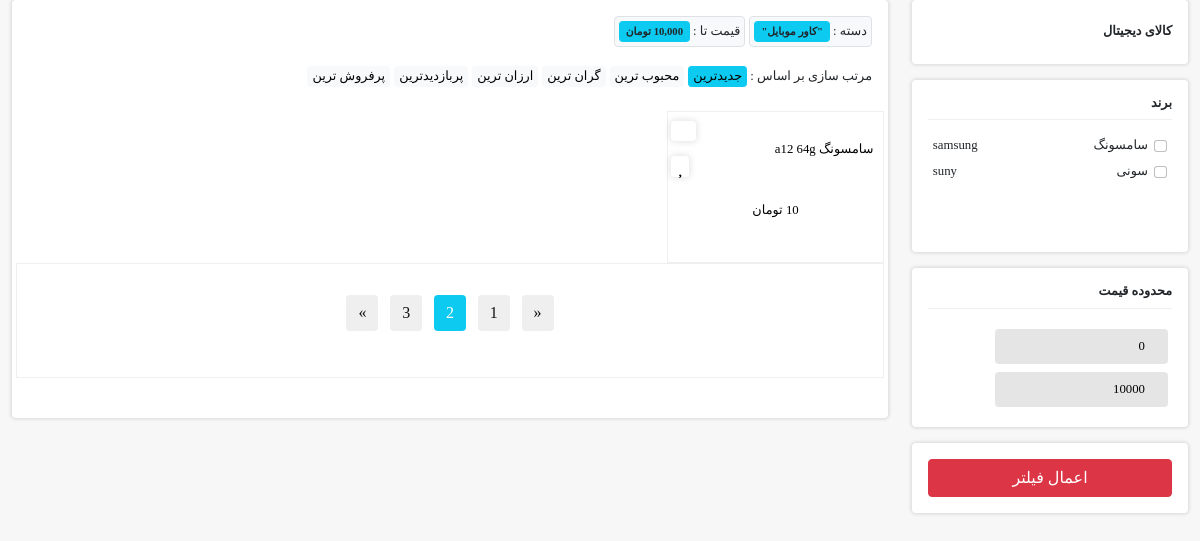
Page /product/category/Mobile Cover on the committed database.
### products/models.py (models this page shows, shortened)
class test_mixin(models.Model):
    title = models.CharField(max_length=100, verbose_name="عنوان(به فارسی)")
    url_name = models.CharField(max_length=300, verbose_name="عنوان در url(به انگلیسی)")
    is_active = models.BooleanField(default=True, verbose_name="فعال/غیرفعال")
    is_deleted = models.BooleanField(default=False, verbose_name="حذف شده/حذف نشده")
    class Meta:
        abstract = True

class category(test_mixin):
    title_category = models.ForeignKey('category', on_delete=models.CASCADE, verbose_name="دسته بنده", null=True,
                                       blank=True, related_name='children')
    class Meta:
        verbose_name = "دسته بنده ها"
        verbose_name_plural = "دسته بندی"

class Brands(test_mixin):
    title_english = models.CharField(max_length=200, verbose_name="نام برند(به انگلیسی)")
    class Meta:
        verbose_name = 'برند'
        verbose_name_plural = 'برند ها'

class Product(models.Model):
    image = models.ImageField(upload_to="products/images")
    name = models.CharField(max_length=100, db_index=True, verbose_name='عنوان')
    price = models.IntegerField(verbose_name="قیمت")
    short_body = models.CharField(verbose_name="توضیحات کوتاه", max_length=300, db_index=True)
    body = models.TextField(db_index=True, verbose_name="توضیحات")
    is_active = models.BooleanField(default=True, verbose_name="فعال/غیرفعال")
    is_deleted = models.BooleanField(default=False, verbose_name="حذف شده/حذف نشده")
    is_sale = models.BooleanField(null=True, default=False, verbose_name="محصول تخفیف دارد./ندارد")
    sale_price = models.DecimalField(verbose_name="درصد تخفیف", default=0, max_digits=3, decimal_places=2)
    slug = models.SlugField(default='', null=False, blank=True, max_length=200, unique=True,
                            verbose_name='عنوان در url', allow_unicode=True)
    category_product = models.ManyToManyField(category, verbose_name="دسته بندی",
                                              db_index=True, null=True)
    brand = models.ForeignKey(Brands, on_delete=models.CASCADE, verbose_name='برند', null=True, blank=True)
    class Meta:
        verbose_name = 'محصول '
        verbose_name_plural = 'محصولات '

### products/views.py (the view)
# urls.py: path('',views.productListView.as_view(),name='products'),
class productListView(ListView):
    model = Product
    context_object_name = 'products'
    template_name = 'product/list_product.html'
    def get_queryset(self):
        queryset = super().get_queryset()
        queryset = queryset.select_related('brand')
        queryset = queryset.prefetch_related('category_product')
        search = self.request.GET.get('search')
        if search is not None and search != '':
            queryset = queryset.filter(Q(name__icontains=search)
                                       | Q(short_body__icontains=search)
                                       | Q(body__icontains=search))
        start_price = self.request.GET.get('startPrice')
        end_price = self.request.GET.get('endPrice')
        if start_price is not None:
            queryset = queryset.filter(price__gte=start_price)
        if end_price is not None:
            queryset = queryset.filter(price__lte=end_price)
        if queryset:
            queryset = queryset.filter(is_active=True)
        categories = self.kwargs.get('cate_gory')
        if categories:
            queryset = queryset.filter(category_product__url_name__iexact=categories)
        brand_ids = self.request.GET.getlist('brand')
        if brand_ids:
            queryset = queryset.filter(brand_id__in=brand_ids).distinct()
        else:
            queryset = queryset.filter(is_active=True)
        return queryset
    def get_context_data(self,*args,**kwargs):
        context = super().get_context_data(*args,**kwargs)
        context['categories'] = get_all_categories()
        context['brands'] = Brands.objects.filter(is_active=True)
        max_l = Product.objects.aggregate(Max('price'))
        context['max_price'] = max_l
        context['start_price'] = int( self.request.GET.get('startPrice') or 0)
        context['end_price'] = int(self.request.GET.get('endPrice') or max_l['price__max'])
        brand_ids= self.request.GET.getlist('brand')
        if brand_ids is not None:
            context['filter_brand'] = Brands.objects.filter(id__in=brand_ids)
            context['brand_ids'] = brand_ids
        search = self.request.GET.get('search')
        if search is not None and search != '':
            context['search'] = search
        url_category = self.kwargs.get('cate_gory')
        CA = category.objects.filter(is_active=True,is_deleted=False,url_name__iexact=url_category).first()
        context['category'] = CA
        return context

### products/templates/product/list_product.html (shortened to what this page needs)
{% extends 'repository/base.html' %}
{% load humanize %}
{% load thumbnail %}
{% load poll_extras %}
{% block contend %}
<section class="">
        <section id="main-body-two-col" class="container-xxl body-container">
            <section class="row">
                <aside id="sidebar" class="sidebar col-md-3">
                    <section class="content-wrapper bg-white p-3 rounded-2 mb-3">
                        <section class="sidebar-nav">
                             {% for category in categories %}
                            <section class="sidebar-nav-item">
                                <span class="sidebar-nav-item-title"><a href="{% url 'products_category' cate_gory=category.url_name %}">{{ category.name }}</a>{% if category.subcategories %}<i class="fa fa-angle-left"></i>{% endif %} </span>
                            </section>
                            {% endfor %}
                        </section>
                    </section>
                    <section class="content-wrapper bg-white p-3 rounded-2 mb-3">
                        <section class="content-header mb-3">
                            <section class="d-flex justify-content-between align-items-center">
                                <h2 class="content-header-title content-header-title-small">
                                    برند
                                </h2>
                            </section>
                        </section>
                        <section class="sidebar-brand-wrapper">
                          <form method="get"  action="{% url 'products' %}" id="brands">
                            {% for brand in brands %}
                                <section class="form-check sidebar-brand-item">
                                     <input class="form-check-input" type="checkbox" name="brand" value="{{ brand.id }}" id="brand-{{ brand.id }}" {% if brand.id|stringformat:"s" in brand_ids %}checked{% endif %}>
                                    <label class="form-check-label d-flex justify-content-between" for="brand-{{ brand.id }}">
                        <span>{{ brand.title }}</span>
                         <span>{{ brand.title_english }}</span>
                    </label>
        </section>
    {% endfor %}
                              <br>
                              <br>
</form>
                        </section>
                    </section>
                    <section class="content-wrapper bg-white p-3 rounded-2 mb-3">
                        <section class="content-header mb-3">
                            <section class="d-flex justify-content-between align-items-center">
                                <h2 class="content-header-title content-header-title-small">
                                    محدوده قیمت
                                </h2>
                            </section>
                        </section>
                        <section class="sidebar-price-range d-flex justify-content-between">
                            <form method="get" action="{% url 'products' %}" id="form_price">
                            <section class="p-1"><input type="number" name="startPrice" id="startPrice" min="0" value="0" placeholder="قیمت از ..."></section>
                            <section class="p-1"><input type="number" name="endPrice" id="endPrice" min="0" value="{{max_price.price__max}}" max="{{ max_price.price__max }}" placeholder="قیمت تا ..."></section>
                            </form>
                        </section>
                    </section>
                    <section class="content-wrapper bg-white p-3 rounded-2 mb-3">
                        <section class="sidebar-filter-btn d-grid gap-2">
                            <button class="btn btn-danger" type="button" onclick="price({% url 'products' %})">اعمال فیلتر</button>
                        </section>
                    </section>
                </aside>
                <main id="main-body" class="main-body col-md-9">
                    <section class="content-wrapper bg-white p-3 rounded-2 mb-2">
                        <section class="filters mb-3">
                            {% if category %}
                            <span class="d-inline-block border p-1 rounded bg-light">دسته : <span class="badge bg-info text-dark">"{{ category.title }}"</span></span>
                            {% endif %}
                        {% if end_price %}
                            <span class="d-inline-block border p-1 rounded bg-light">قیمت تا : <span class="badge bg-info text-dark">{{ end_price | price  }}</span></span>
                        {% endif %}
                        </section>
                        <section class="sort ">
                            <span>مرتب سازی بر اساس : </span>
                            <button class="btn btn-info btn-sm px-1 py-0" type="button">جدیدترین</button>
                            <button class="btn btn-light btn-sm px-1 py-0" type="button">محبوب ترین</button>
                            <button class="btn btn-light btn-sm px-1 py-0" type="button">گران ترین</button>
                            <button class="btn btn-light btn-sm px-1 py-0" type="button">ارزان ترین</button>
                            <button class="btn btn-light btn-sm px-1 py-0" type="button">پربازدیدترین</button>
                            <button class="btn btn-light btn-sm px-1 py-0" type="button">پرفروش ترین</button>
                        </section>
                        <section class="main-product-wrapper row my-4">
                            {% for product in products %}
                            	<section class="col-md-3 p-0">
                                <section class="product">
                                    <section class="product-add-to-cart"><a href="#" data-bs-toggle="tooltip" data-bs-placement="left" title="" data-bs-original-title="افزودن به سبد خرید" aria-label="افزودن به سبد خرید"><i class="fa fa-cart-plus"></i></a></section>
                                    <section class="product-add-to-favorite"><a href="#" data-bs-toggle="tooltip" data-bs-placement="left" title="" data-bs-original-title="افزودن به علاقه مندی" aria-label="افزودن به علاقه مندی"><i class="fa fa-heart"></i></a></section>
                                    <a class="product-link" href="{% url 'detail' slug=product.slug pk=product.id %}">
                                        <section class="product-colors"></section>
                                        <section class="product-name"><h3>{{ product.short_body }}</h3></section>
                                        <section class="product-price-wrapper">
                                            <section class="product-price">{{ product.price|price }}</section>
                                        </section>
                                    </a>
                                </section>
                            </section>
                            {% endfor %}
                            <section class="col-12">
                                <section class="my-4 d-flex justify-content-center">
                                    <nav>
                                        <ul class="pagination">
                                            <li class="page-item">
                                                <a class="page-link" href="#" aria-label="Previous">
                                                    <span aria-hidden="true">«</span>
                                                </a>
                                            </li>
                                            <li class="page-item"><a class="page-link" href="#">1</a></li>
                                            <li class="page-item active"><a class="page-link" href="#">2</a></li>
                                            <li class="page-item"><a class="page-link" href="#">3</a></li>
                                            <li class="page-item">
                                                <a class="page-link" href="#" aria-label="Next">
                                                    <span aria-hidden="true">»</span>
                                                </a>
                                            </li>
                                        </ul>
                                    </nav>
                                </section>
                            </section>
                        </section>
                    </section>
                </main>
            </section>
        </section>
    </section>
{% endblock %}

### rows in the picture
category: name "کالای دیجیتال"
Brands: title "سامسونگ", title_english "samsung"
Brands: title "سونی", title_english "suny"
category: title "کاور موبایل"
Product: short_body "سامسونگ a12 64g", price "10 تومان"

### other values in the picture
{{ end_price | price }} "10,000 تومان"
